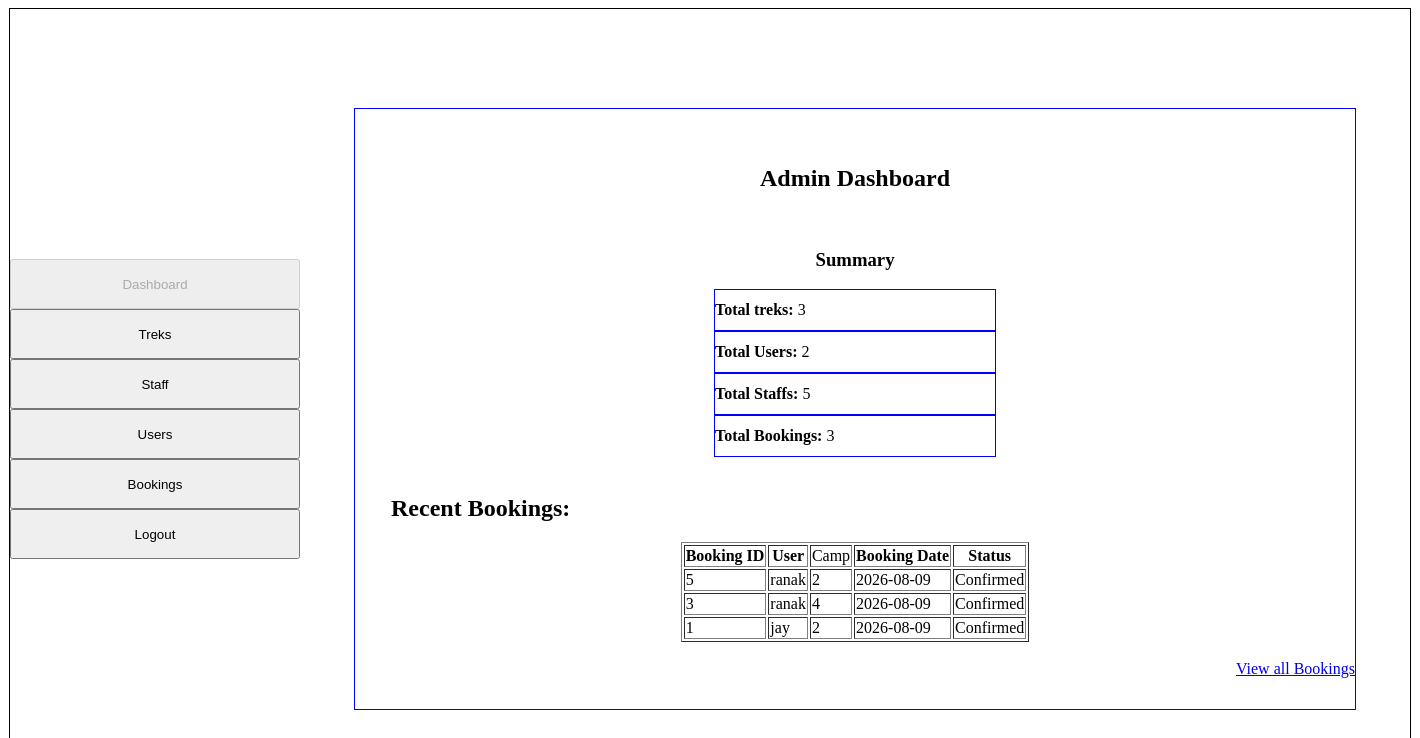
Page /admin_dashboard on the committed database.
### models.py (models this page shows)
class Booking(db.Model):
    __tablename__ = "bookings"
    booking_id = db.Column(db.Integer, primary_key=True)
    user_id = db.Column(db.Integer, db.ForeignKey("users.user_id"), nullable=False)
    trek_id = db.Column(db.Integer, db.ForeignKey("treks.trek_id"), nullable=False)
    booking_date = db.Column(db.Date, nullable=False)
    status = db.Column(db.String(20), nullable=False)

class User(db.Model):
    __tablename__ = "users"
    user_id = db.Column(db.Integer, primary_key=True)
    full_name = db.Column(db.String(100), nullable=False)
    email = db.Column(db.String(120), unique=True, nullable=False)
    password = db.Column(db.String(200), nullable=False)
    phone = db.Column(db.String(15), nullable=False)
    role = db.Column(db.String(50), nullable=False)
    status = db.Column(db.String(20), nullable=False)
    bookings = db.relationship("Booking", cascade="all,delete", backref="user")

### app.py (the view)
@app.route('/admin_dashboard')
def admin():
    data1 = get_admin_dashboard_stats()
    data2 = get_all_bookings()
    return render_template("admin_dashboard.html", r_data=data2, app_dict=data1)

### app.py (called while the page is built)
def get_admin_dashboard_stats():
    total_treks = db.session.query(Trek).count()
    total_users = db.session.query(User).filter(User.role == "2").count()
    t_staff = db.session.query(User).filter(User.role == "1", User.status == "Active").count()
    total_bookings = db.session.query(Booking).count()
    stats = [{
        "t_treks": total_treks,
        "t_users": total_users,
        "t_staffs": t_staff,
        "t_booking": total_bookings}]
    return stats

def get_all_bookings():
    bookings_data = db.session.query(
        Booking.booking_id,
        User.full_name,
        Booking.trek_id,
        Booking.booking_date,
        Booking.status
    ).join(User, Booking.user_id == User.user_id).order_by(Booking.booking_id.desc()).all()
    return bookings_data

### templates/admin_dashboard.html (shortened to what this page needs)
{% extends "base.html" %}
{% block sidebar %}
<input type="button" value="Dashboard" style="width: 290px; height: 50px; margin: 0 auto;" disabled><br>
<a href="/manage_treks"><input type="button" value="Treks" style="width: 290px; height: 50px; margin: 0 auto;"></a><br>
<a href="/all_staffs"><input type="button" value="Staff" style="width: 290px; height: 50px; margin: 0 auto;"></a><br>
<a href="/all_users"><input type="button" value="Users" style="width: 290px; height: 50px; margin: 0 auto;"></a><br>
<a href="/bookings"><input type="button" value="Bookings" style="width: 290px; height: 50px; margin: 0 auto;"></a><br>
<a href="/logout"><input type="button" value="Logout" style="width: 290px; height: 50px; margin: 0 auto;"></a>
{% endblock %}
{% block content %}
<div style="text-align: center;">
<h2>Admin Dashboard</h2>
</div>
<br>
{% for d in app_dict %}
<div style="text-align: center;"><h3>Summary</h3></div>
<div class="sml-container">
<h4>Total treks: </h4>
&nbsp; <p>{{ d.t_treks }}</p>
</div>
<div class="sml-container">
<h4>Total Users: </h4>
&nbsp; <p>{{ d.t_users }}</p>
</div>
<div class="sml-container">
<h4>Total Staffs: </h4>
&nbsp; <p>{{ d.t_staffs }}</p>
</div>
<div class="sml-container">
<h4>Total Bookings:  </h4>
&nbsp; <p>{{ d.t_booking }}</p>
</div>
{% endfor %}
<br>
<div class="adm-dash"><h2>&nbsp;&nbsp;&nbsp;&nbsp;&nbsp;&nbsp;Recent Bookings:</h2></div>
<table border="1px solid black;" style="margin: 0 auto;">
<tr><th>Booking ID</th><th>User</th><td>Camp</th>
<th>Booking Date</th><th>Status</th></tr>
{% for r in r_data %}
<tr><td>{{r.booking_id}}</td><td>{{r.full_name}}</td><td>{{r.trek_id}}</td>
<td>{{r.booking_date}}</td><td>{{r.status}}</td></tr>
{% endfor %}
</table>
<br>
<div style="text-align: right;"><a href="/Bookings">View all Bookings</a>
{% endblock %}

### static/main.css (style rules this page uses)
.sml-container { border: 1px solid blue; width: 280px; height: 40px; display: flex; align-items: center; margin: 0 auto; }

### rows in the picture
Booking: booking_id "5", full_name "ranak", trek_id "2", booking_date "2026-08-09", status "Confirmed"
Booking: booking_id "3", full_name "ranak", trek_id "4", booking_date "2026-08-09", status "Confirmed"
Booking: booking_id "1", full_name "jay", trek_id "2", booking_date "2026-08-09", status "Confirmed"

### other values in the picture
{{ d.t_treks }} "3"
{{ d.t_users }} "2"
{{ d.t_staffs }} "5"
{{ d.t_booking }} "3"
